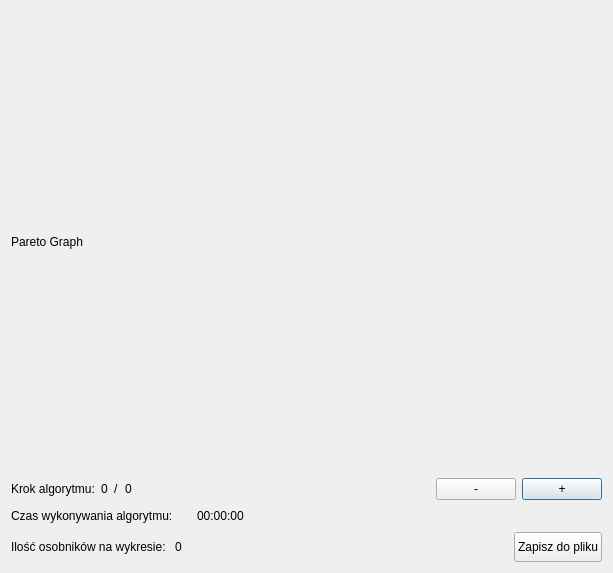
<?xml version="1.0" encoding="UTF-8"?>
<ui version="4.0">
 <class>ParetoWindow</class>
 <widget class="QDialog" name="ParetoWindow">
  <property name="enabled">
   <bool>true</bool>
  </property>
  <property name="geometry">
   <rect>
    <x>0</x>
    <y>0</y>
    <width>613</width>
    <height>573</height>
   </rect>
  </property>
  <property name="windowTitle">
   <string>Zbiór rozwiązań niezdominowanych</string>
  </property>
  <property name="windowIcon">
   <iconset>
    <normaloff>../png/dna.png</normaloff>../png/dna.png</iconset>
  </property>
  <layout class="QGridLayout" name="gridLayout">
   <item row="2" column="0" colspan="3">
    <layout class="QHBoxLayout" name="horizontalLayout_3">
     <item>
      <widget class="QLabel" name="label_2">
       <property name="minimumSize">
        <size>
         <width>180</width>
         <height>20</height>
        </size>
       </property>
       <property name="maximumSize">
        <size>
         <width>180</width>
         <height>20</height>
        </size>
       </property>
       <property name="text">
        <string>Czas wykonywania algorytmu:</string>
       </property>
      </widget>
     </item>
     <item>
      <widget class="QLabel" name="Algorithm_Time_label">
       <property name="maximumSize">
        <size>
         <width>16777215</width>
         <height>20</height>
        </size>
       </property>
       <property name="sizeIncrement">
        <size>
         <width>55</width>
         <height>20</height>
        </size>
       </property>
       <property name="text">
        <string>00:00:00</string>
       </property>
      </widget>
     </item>
     <item>
      <spacer name="horizontalSpacer_2">
       <property name="orientation">
        <enum>Qt::Horizontal</enum>
       </property>
       <property name="sizeType">
        <enum>QSizePolicy::Expanding</enum>
       </property>
       <property name="sizeHint" stdset="0">
        <size>
         <width>40</width>
         <height>20</height>
        </size>
       </property>
      </spacer>
     </item>
    </layout>
   </item>
   <item row="0" column="0" colspan="3">
    <widget class="QCustomPlot" name="ParetoGraph">
     <property name="minimumSize">
      <size>
       <width>400</width>
       <height>400</height>
      </size>
     </property>
     <property name="text">
      <string>Pareto Graph</string>
     </property>
    </widget>
   </item>
   <item row="3" column="0" colspan="3">
    <layout class="QHBoxLayout" name="horizontalLayout">
     <item>
      <widget class="QLabel" name="label">
       <property name="maximumSize">
        <size>
         <width>220</width>
         <height>20</height>
        </size>
       </property>
       <property name="text">
        <string>Ilość osobników na wykresie: </string>
       </property>
      </widget>
     </item>
     <item>
      <widget class="QLabel" name="NonDom_Count_label">
       <property name="maximumSize">
        <size>
         <width>16777215</width>
         <height>20</height>
        </size>
       </property>
       <property name="text">
        <string>0</string>
       </property>
      </widget>
     </item>
     <item>
      <spacer name="horizontalSpacer">
       <property name="orientation">
        <enum>Qt::Horizontal</enum>
       </property>
       <property name="sizeHint" stdset="0">
        <size>
         <width>40</width>
         <height>20</height>
        </size>
       </property>
      </spacer>
     </item>
     <item>
      <widget class="QPushButton" name="Save_pushButton">
       <property name="maximumSize">
        <size>
         <width>16777215</width>
         <height>30</height>
        </size>
       </property>
       <property name="text">
        <string>Zapisz do pliku</string>
       </property>
      </widget>
     </item>
    </layout>
   </item>
   <item row="1" column="0" colspan="3">
    <layout class="QHBoxLayout" name="horizontalLayout_2">
     <item>
      <widget class="QLabel" name="label_3">
       <property name="text">
        <string>Krok algorytmu:</string>
       </property>
      </widget>
     </item>
     <item>
      <widget class="QLabel" name="Actual_Step_label">
       <property name="text">
        <string>0</string>
       </property>
      </widget>
     </item>
     <item>
      <widget class="QLabel" name="label_5">
       <property name="text">
        <string>/</string>
       </property>
      </widget>
     </item>
     <item>
      <widget class="QLabel" name="Max_Step_label">
       <property name="text">
        <string>0</string>
       </property>
      </widget>
     </item>
     <item>
      <spacer name="horizontalSpacer_4">
       <property name="orientation">
        <enum>Qt::Horizontal</enum>
       </property>
       <property name="sizeType">
        <enum>QSizePolicy::Expanding</enum>
       </property>
       <property name="sizeHint" stdset="0">
        <size>
         <width>20</width>
         <height>20</height>
        </size>
       </property>
      </spacer>
     </item>
     <item>
      <widget class="QPushButton" name="Previous_Step_pushButton">
       <property name="text">
        <string>-</string>
       </property>
       <property name="autoDefault">
        <bool>false</bool>
       </property>
       <property name="default">
        <bool>true</bool>
       </property>
      </widget>
     </item>
     <item>
      <widget class="QPushButton" name="Next_Step_pushButton">
       <property name="enabled">
        <bool>true</bool>
       </property>
       <property name="text">
        <string>+</string>
       </property>
       <property name="checkable">
        <bool>false</bool>
       </property>
       <property name="checked">
        <bool>false</bool>
       </property>
       <property name="autoDefault">
        <bool>false</bool>
       </property>
       <property name="default">
        <bool>true</bool>
       </property>
      </widget>
     </item>
    </layout>
   </item>
  </layout>
 </widget>
 <customwidgets>
  <customwidget>
   <class>QCustomPlot</class>
   <extends>QLabel</extends>
   <header>qcustomplot.h</header>
  </customwidget>
 </customwidgets>
 <resources/>
 <connections/>
</ui>
